Frame 1 (no input): blank canvas, image omitted
Frame 60 (the mouse pressed at the canvas centre just before this capture): blank canvas, image omitted
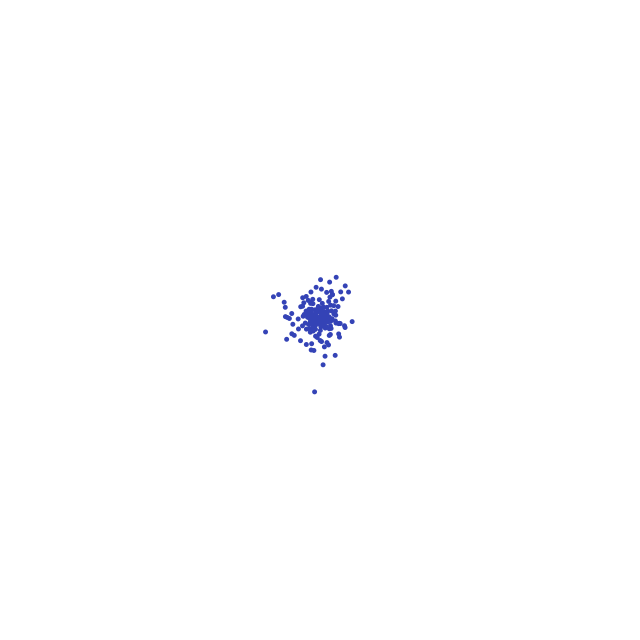
Frame 120 (the mouse held since frame 60 and released just before this capture)

The Processing sketch whose frames 1 and 60 were blank and that drew this single picture after the mouse press (run headless with seeded random() and noise(); from frame 60 on, the mouse is pressed at the canvas centre):

// Processing sketch: Noc_01_05_ex1_4
// ── Noc_01_05_ex1_4.pde
import java.util.*;

// Nature of Code - Exercise 1.4 Paint Splatter

Random generator;
int numDots = 200;
int dotSize = 5;
int dotSpread = 20;
int lastMouseX = 0;
int lastMouseY = 0;
float hue;

void setup() {
  generator = new Random();
  size(640,640);
  colorMode(HSB,360,100,100);
  noStroke();
  nextFill();
  clearCanvas();
  nextColorVariance();
}

void draw() {
  if (lastMouseX == mouseX && lastMouseY == mouseY) return;
  
  if (!mousePressed) {
    return;
  }
  
  if (mouseButton == RIGHT)
  {
    nextFill();
    return;
  }
  
  if (mouseButton == CENTER)
  {
    nextFill();
    clearCanvas();
    return;
  }
  
  nextColorVariance();
  for (int i = 0; i < numDots; i++) {
    float distFromCenter = (float)generator.nextGaussian()*dotSpread;
    float rotation = (float)random(0,PI);
    float offsetX = distFromCenter*cos(rotation);
    float offsetY = distFromCenter*sin(rotation);
    
    ellipse(mouseX + offsetX, mouseY + offsetY,dotSize,dotSize);
    
    lastMouseX = mouseX;
    lastMouseY = mouseY;
  }
}

void clearCanvas() {
  background(0,0,100);
}

void nextFill() {
  hue = random(0,360);
}

void nextColorVariance() {
    float colorVariance = (float)generator.nextGaussian()*3; 
    fill(hue,70+colorVariance,70+colorVariance);
}
